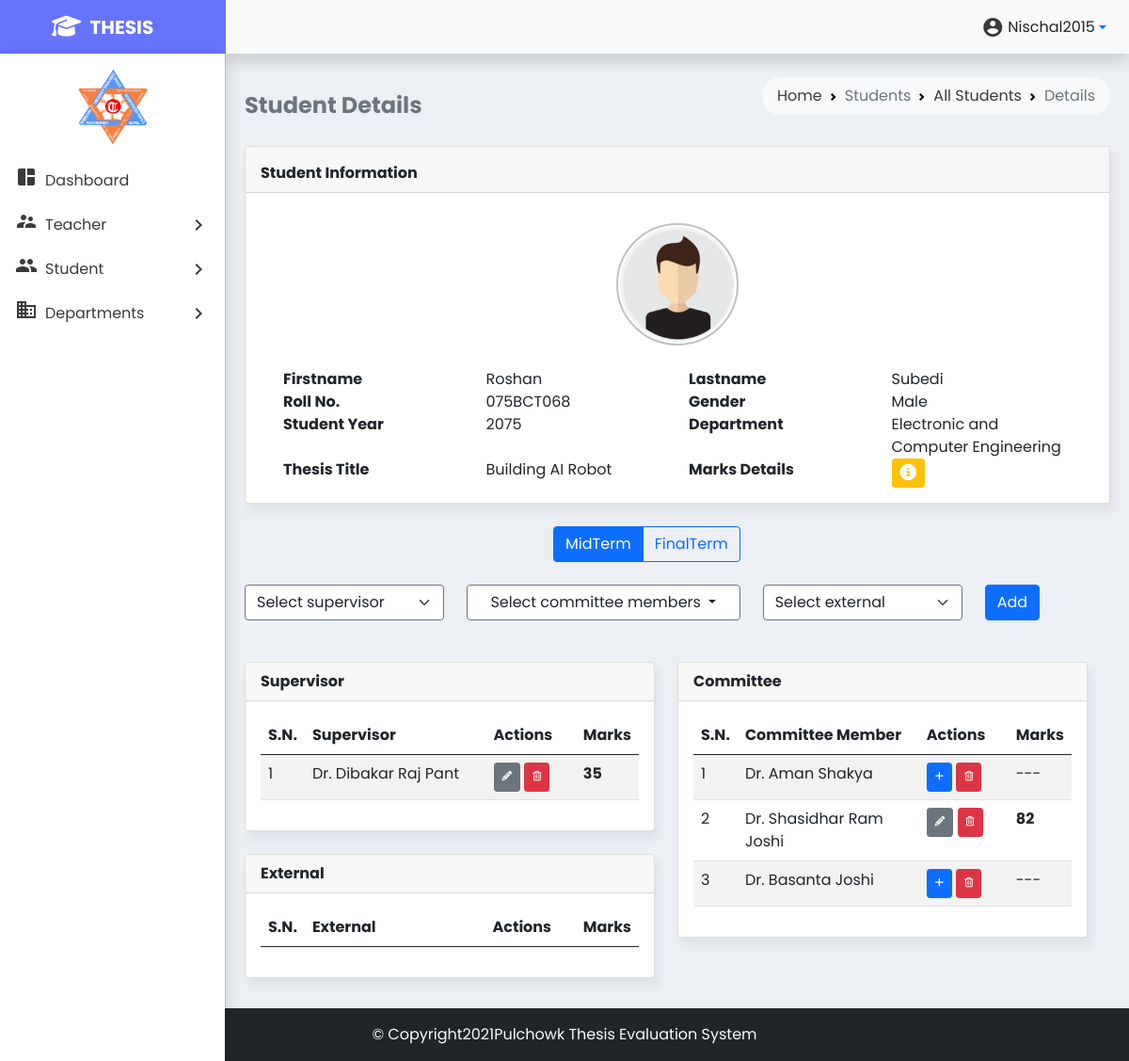
Page /studentdetails.php?id=73 (signed in) on the committed database.
### tables this page shows
CREATE TABLE `students` (
  `student_id` int(10) NOT NULL,
  `student_fname` text NOT NULL,
  `student_lname` text NOT NULL,
  `student_roll` varchar(12) NOT NULL,
  `student_gender` text NOT NULL,
  `student_regdate` date NOT NULL,
  `student_year` int(4) NOT NULL,
  `student_dep` varchar(70) NOT NULL,
  `student_thesis` varchar(255) NOT NULL
);

CREATE TABLE `mid_supervisor_assigned` (
  `assigned_id` int(10) NOT NULL,
  `assigned_s_id` int(10) NOT NULL,
  `assigned_teacher_id` int(10) NOT NULL
);

CREATE TABLE `teacher` (
  `teacher_id` int(10) NOT NULL,
  `teacher_fname` varchar(20) NOT NULL,
  `teacher_mname` varchar(15) DEFAULT NULL,
  `teacher_lname` varchar(20) NOT NULL,
  `teacher_post` varchar(5) NOT NULL
);

CREATE TABLE `mid_supervisor` (
  `mid_sup_marksid` int(10) NOT NULL,
  `st_te_assigned_id` int(10) NOT NULL,
  `par1` int(10) NOT NULL,
  `par2` int(10) NOT NULL,
  `par3` int(10) NOT NULL,
  `par4` int(10) NOT NULL,
  `par5` int(10) NOT NULL,
  `total` int(10) NOT NULL
);

CREATE TABLE `mid_committee_assigned` (
  `assigned_id` int(10) NOT NULL,
  `assigned_s_id` int(10) NOT NULL,
  `assigned_teacher_id` int(10) NOT NULL
);

CREATE TABLE `mid_committee` (
  `mid_com_marksid` int(10) NOT NULL,
  `st_te_assigned_id` int(10) NOT NULL,
  `par1` int(10) NOT NULL,
  `par2` int(10) NOT NULL,
  `par3` int(10) NOT NULL,
  `par4` int(10) NOT NULL,
  `par5` int(10) NOT NULL,
  `par6` int(10) NOT NULL,
  `par7` int(10) NOT NULL,
  `par8` int(10) NOT NULL,
  `total` int(10) NOT NULL
);

### studentdetails.php (the view, shortened to what the rows shown need)
<!doctype html>
<html lang="en">
<head>
    <link href="https://cdn.jsdelivr.net/npm/bootstrap@5.0.2/dist/css/bootstrap.min.css" rel="stylesheet"
>
    <link rel="stylesheet" href="styles/style.css">
</head>
<body>
        <?php include 'partials/_dbconnect.php'; ?>
    <?php require 'partials/_function.php'; ?>
    <main class="p-2 mt-1" style="min-height: 800px">
        <div class="container-fluid">
            <div class="row">
                <div class="col-md-12">
                    <?php include 'partials/_studentinfo.php'; ?>
                </div>
            </div>
            <div class="row">
                <div class="col-md-6">
                    <div class="card mb-4 mt-1">
                        <div class="card-body">
                            <div class="table-responsive">
                                <table id="student-marks" class="table table-striped table-hover" style="width:100%">
                                    <colgroup>
                                    </colgroup>
                                    <thead>
                                        <tr>
                                            <th>S.N.</th>
                                            <th>Supervisor</th>
                                            <th>Actions</th>
                                            <th>Marks</th>
                                        </tr>
                                    </thead>
                                    <tbody>
                                        <?php
                                            $student_id = e($_GET['id']);
                                            $sql = "SELECT ta.assigned_id, t.teacher_id, t.teacher_post, t.teacher_fname, t.teacher_mname, t.teacher_lname
                                            FROM teacher t
                                            INNER JOIN mid_supervisor_assigned ta
                                            ON t.teacher_id = ta.assigned_teacher_id
                                            WHERE ta.assigned_s_id = '$student_id'";
                                            $result = mysqli_query($conn, $sql);
                                            $sno = 1;
                                            while($row = mysqli_fetch_assoc($result)) {
                                                $assigned_id = e($row['assigned_id']);
                                                $sql1 = "SELECT `total` FROM `mid_supervisor` WHERE `st_te_assigned_id`='$assigned_id'";
                                                $result1=mysqli_query($conn, $sql1);
                                                $row1=mysqli_fetch_assoc($result1);
                                                echo'
                                                <tr>
                                                    <td>'.$sno.'</td>
                                                    <td>'. e($row['teacher_post']).' ' . e($row['teacher_fname']) . ' ' . e($row['teacher_mname']). ' '.e($row['teacher_lname']) . '</td>
                                                    <td>';
                                                    if (mysqli_num_rows($result1) > 0) {
                                                        echo '
                                                        <button type="button" id=se'.$assigned_id.' class="btn btn-secondary btn-sm supaddEd" data-bs-toggle="modal" data-bs-target="#supervisor_marking"><i class="fa fa-pencil fa-xs"></i></button>
                                                        <button type="button" id=sd'.$assigned_id.' class="delete btn btn-danger btn-sm"><i class="fa fa-trash-o fa-xs"></i></button>
                                                        </td>
                                                        <td><strong>'.e($row1['total']).'</strong></td>';
                                                    }
                                                echo '</tr>
                                                ';
                                                $sno += 1;
                                            }
                                        ?>
                                    </tbody>
                                </table>
                            </div>
                        </div>
                    </div>
                    <div class="card mb-4 mt-1">
                        <div class="card-body">
                            <div class="table-responsive">
                                <table id="student-marks" class="table table-striped table-hover" style="width:100%">
                                    <colgroup>
                                    </colgroup>
                                    <thead>
                                        <tr>
                                            <th>S.N.</th>
                                            <th>External</th>
                                            <th>Actions</th>
                                            <th>Marks</th>
                                        </tr>
                                    </thead>
                                </table>
                            </div>
                        </div>
                    </div>
                </div>
                <div class="col-md-6">
                    <div class="card mb-4 mt-1">
                        <div class="card-body">
                            <div class="table-responsive">
                                <table id="student-marks" class="table table-striped table-hover" style="width:100%">
                                    <colgroup>
                                    </colgroup>
                                    <thead>
                                        <tr>
                                            <th>S.N.</th>
                                            <th>Committee Member</th>
                                            <th>Actions</th>
                                            <th>Marks</th>
                                        </tr>
                                    </thead>
                                    <tbody>
                                        <?php
                                            $student_id = $_GET['id'];
                                            $sql = "SELECT ta.assigned_id, t.teacher_id, t.teacher_post, t.teacher_fname, t.teacher_mname, t.teacher_lname
                                            FROM teacher t
                                            INNER JOIN mid_committee_assigned ta
                                            ON t.teacher_id = ta.assigned_teacher_id
                                            WHERE ta.assigned_s_id = '$student_id'";
                                            $result = mysqli_query($conn, $sql);
                                            $sno = 1;
                                            while($row = mysqli_fetch_assoc($result)) {
                                                $assigned_id = e($row['assigned_id']);
                                                $sql1 = "SELECT `total` FROM `mid_committee` WHERE `st_te_assigned_id`='$assigned_id'";
                                                $result1=mysqli_query($conn, $sql1);
                                                $row1=mysqli_fetch_assoc($result1);
                                                echo'
                                                <tr>
                                                    <td>'.$sno.'</td>
                                                    <td>'. e($row['teacher_post']).' ' . e($row['teacher_fname']) . ' ' . e($row['teacher_mname']). ' ' .e($row['teacher_lname']) . '</td>
                                                    <td>';
                                                    if (mysqli_num_rows($result1) > 0) {
                                                        echo '<button type="button" id=ce'.$assigned_id.' class="btn btn-secondary btn-sm addEd" data-bs-toggle="modal" data-bs-target="#committee_marking"><i class="fa fa-pencil fa-xs"></i></button>
                                                        <button type="button" id=cd'.$assigned_id.' class="delete btn btn-danger btn-sm"><i class="fa fa-trash-o fa-xs"></i></button>
                                                    </td>
                                                    <td><strong>'.e($row1['total']).'</strong></td>';
                                                    }
                                                    else {
                                                        echo '<button type="button" id=ca'.$assigned_id.' class="btn btn-primary btn-sm addEd" data-bs-toggle="modal" data-bs-target="#committee_marking"><i class="fa fa-plus fa-xs"></i></button>
                                                        <button type="button" id=cd'.$assigned_id.' class="delete btn btn-danger btn-sm"><i class="fa fa-trash-o fa-xs"></i></button>
                                                    </td>
                                                    <td>---</td>';
                                                    }
                                                echo '</tr>
                                                ';
                                                $sno += 1;
                                            }
                                        ?>
                                    </tbody>
                                </table>
                            </div>
                        </div>
                    </div>
                </div>
            </div>
        </div>
    </main>
</body>
</html>

### partials/_studentinfo.php (shortened to what the rows shown need)
<?php if(isset($_GET['id'])){$id=$_GET['id'];$sql="SELECT * FROM `students` WHERE `student_id` = $id";$result=mysqli_query($conn,$sql);if(mysqli_num_rows($result)==0){echo '
        <div class="alert alert-danger d-flex align-items-center" role="alert">
            <svg xmlns="http://www.w3.org/2000/svg" width="24" height="24" fill="currentColor" class="bi bi-exclamation-triangle-fill flex-shrink-0 me-2" viewBox="0 0 16 16" role="img" aria-label="Warning:">
            <path d="M8.982 1.566a1.13 1.13 0 0 0-1.96 0L.165 13.233c-.457.778.091 1.767.98 1.767h13.713c.889 0 1.438-.99.98-1.767L8.982 1.566zM8 5c.535 0 .954.462.9.995l-.35 3.507a.552.552 0 0 1-1.1 0L7.1 5.995A.905.905 0 0 1 8 5zm.002 6a1 1 0 1 1 0 2 1 1 0 0 1 0-2z"/>
            </svg>
            <div>
                <strong>Sorry! </strong>Student doesn\'t exist
            </div>
        </div>
    ';exit();}}else{exit();} ?><div class="card mb-4 mt-1">
    <div class="card-body">
        <div class="profile-pic"><?php $row=mysqli_fetch_assoc($result);if($row['student_gender']=='Male'){echo '
                <img src="images/male.png" alt="img" class="img-fluid rounded-circle d-block">
                ';}elseif($row['student_gender']=='Female'){echo '
                <img src="images/female.png" alt="img" class="img-fluid rounded-circle d-block">
                ';} ?></div>
        <div class="container-fluid mt-4"><?php echo '
                <div class="row">
                    <div class="col-md-3 col-sm-6 col-6"><strong>Firstname</strong></div>
                    <div class="col-md-3 col-sm-6 col-6">'.e($row['student_fname']).'</div>
                    <div class="col-md-3 col-sm-6 col-6"><strong>Lastname</strong></div>
                    <div class="col-md-3 col-sm-6 col-6">'.e($row['student_lname']).'</div>
                </div>
                <div class="row">
                    <div class="col-md-3 col-sm-6 col-6"><strong>Roll No.</strong></div>
                    <div class="col-md-3 col-sm-6 col-6">'.e($row['student_roll']).'</div>
                    <div class="col-md-3 col-sm-6 col-6"><strong>Gender</strong></div>
                    <div class="col-md-3 col-sm-6 col-6">'.e($row['student_gender']).'</div>
                </div>
                <div class="row">
                    <div class="col-md-3 col-sm-6 col-6"><strong>Student Year</strong></div>
                    <div class="col-md-3 col-sm-6 col-6">'.e($row['student_year']).'</div>
                    <div class="col-md-3 col-sm-6 col-6"><strong>Department</strong></div>
                    <div class="col-md-3 col-sm-6 col-6">'.e($row['student_dep']).'</div>
                </div>
                <div class="row">
                    <div class="col-md-3 col-sm-6 col-6"><strong>Thesis Title</strong></div>
                    <div class="col-md-3 col-sm-6 col-6">'.e($row['student_thesis']).'</div>
                    <div class="col-md-3 col-sm-6 col-6"><strong>Marks Details</strong></div>
                    <div class="col-md-3 col-sm-6 col-6">
                    <button type="button" class="btn btn-warning btn-sm" data-bs-toggle="modal" data-bs-target="#marksDetailsModal">
                        <i class="fa fa-info-circle fa-lg" style="color: #ffffff !important;"></i>
                    </button>
                </div>'; ?></div>
    </div>
</div>

### rows in the picture
students: student_fname "Roshan", student_lname "Subedi", student_roll "075BCT068", student_gender "Male", student_year "2075", student_dep "Electronic and Computer Engineering", student_thesis "Building AI Robot"
mid_supervisor_assigned: assigned_teacher.teacher_post "Dr.", assigned_teacher.teacher_fname "Dibakar", assigned_teacher.teacher_mname "Raj", assigned_teacher.teacher_lname "Pant", mid_supervisor.total "35"
mid_committee_assigned: assigned_teacher.teacher_post "Dr.", assigned_teacher.teacher_fname "Aman", assigned_teacher.teacher_lname "Shakya"
mid_committee_assigned: assigned_teacher.teacher_post "Dr.", assigned_teacher.teacher_fname "Shasidhar", assigned_teacher.teacher_mname "Ram", assigned_teacher.teacher_lname "Joshi", mid_committee.total "82"
mid_committee_assigned: assigned_teacher.teacher_post "Dr.", assigned_teacher.teacher_fname "Basanta", assigned_teacher.teacher_lname "Joshi"

### other values in the picture
$_SESSION['username'] "Nischal2015"
